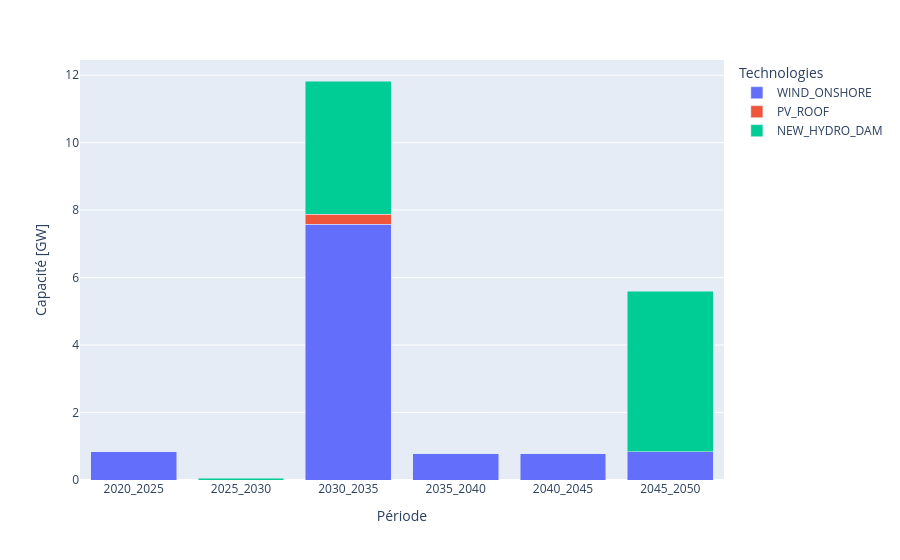

Notebook code cell kept with this figure:
### Code cell
technologies = ['WIND_ONSHORE', 'PV_ROOF', 'NEW_HYDRO_DAM']
periods = ['2020_2025', '2025_2030', '2030_2035', '2035_2040', '2040_2045', '2045_2050']

df_plot = pd.DataFrame(
    {period: results['F_new'].loc[period].loc[technologies].squeeze() for period in periods},
    index=technologies
)

df_melted = df_plot.T.reset_index().rename(columns={'index': 'Période'}).melt(
    id_vars='Période', var_name='Technologies', value_name='Capacité'
)

fig = px.bar(df_melted, x='Période', y='Capacité', color='Technologies', barmode='stack')
fig.update_layout(xaxis_title='Période', yaxis_title='Capacité [GW]')
fig.show()

#filepath = os.path.join(save_dir, 'new_elec_tech.png')
#fig.write_image(filepath)

### Figure 1 — Plotly figure (JSON) as saved in the notebook; plotly's stock layout.template omitted (floating-point values rounded to 4 significant figures)
{"data": [{"hovertemplate": "Technologies=WIND_ONSHORE<br>Période=%{x}<br>Capacité=%{y}<extra></extra>", "legendgroup": "WIND_ONSHORE", "marker": {"color": "#636efa", "pattern": {"shape": ""}}, "name": "WIND_ONSHORE", "orientation": "v", "showlegend": true, "textposition": "auto", "type": "bar", "x": ["2020_2025", "2025_2030", "2030_2035", "2035_2040", "2040_2045", "2045_2050"], "xaxis": "x", "y": [0.8352, 0.0, 7.586, 0.7892, 0.7892, 0.8352], "yaxis": "y"}, {"hovertemplate": "Technologies=PV_ROOF<br>Période=%{x}<br>Capacité=%{y}<extra></extra>", "legendgroup": "PV_ROOF", "marker": {"color": "#EF553B", "pattern": {"shape": ""}}, "name": "PV_ROOF", "orientation": "v", "showlegend": true, "textposition": "auto", "type": "bar", "x": ["2020_2025", "2025_2030", "2030_2035", "2035_2040", "2040_2045", "2045_2050"], "xaxis": "x", "y": [0.00236, 0.0, 0.2929, 0.00236, 0.00236, 0.00236], "yaxis": "y"}, {"hovertemplate": "Technologies=NEW_HYDRO_DAM<br>Période=%{x}<br>Capacité=%{y}<extra></extra>", "legendgroup": "NEW_HYDRO_DAM", "marker": {"color": "#00cc96", "pattern": {"shape": ""}}, "name": "NEW_HYDRO_DAM", "orientation": "v", "showlegend": true, "textposition": "auto", "type": "bar", "x": ["2020_2025", "2025_2030", "2030_2035", "2035_2040", "2040_2045", "2045_2050"], "xaxis": "x", "y": [0.0, 0.05122, 3.949, 0.0, 0.0, 4.759], "yaxis": "y"}], "layout": {"barmode": "stack", "legend": {"title": {"text": "Technologies"}, "tracegroupgap": 0}, "margin": {"t": 60}, "xaxis": {"anchor": "y", "domain": [0, 1], "title": {"text": "Période"}}, "yaxis": {"anchor": "x", "domain": [0, 1], "title": {"text": "Capacité [GW]"}}}}
